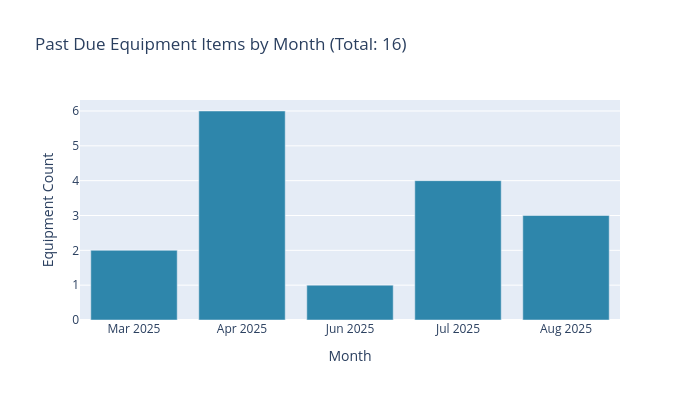

The cell this chart's notebook holds for it:
### Markdown cell above
## Step 5: Visualize Past Due Items by Month
Bar chart showing how many equipment items were past due each month.

### Code cell
import plotly.express as px

fig = px.bar(
    monthly,
    x='Month Label',
    y='Past Due Count',
    title='Past Due Equipment Items by Month (Total: 16)',
    labels={'Month Label': 'Month', 'Past Due Count': 'Equipment Count'},
    color_discrete_sequence=['#2E86AB']
)

fig.update_traces(
    hovertemplate='%{x}<br>Equipment Count: %{y}<extra></extra>'
)

fig.update_layout(
    xaxis_title='Month',
    yaxis_title='Equipment Count',
    width=700,
    height=400
)

fig.write_html('past_due_by_month.html')
fig.show()
print("Chart saved.")

### Figure 1 — Plotly figure (JSON) as saved in the notebook; plotly's stock layout.template omitted (floating-point values rounded to 4 significant figures)
{"data": [{"hovertemplate": "%{x}<br>Equipment Count: %{y}<extra></extra>", "legendgroup": "", "marker": {"color": "#2E86AB", "pattern": {"shape": ""}}, "name": "", "orientation": "v", "showlegend": false, "textposition": "auto", "type": "bar", "x": ["Mar 2025", "Apr 2025", "Jun 2025", "Jul 2025", "Aug 2025"], "xaxis": "x", "y": [2, 6, 1, 4, 3], "yaxis": "y"}], "layout": {"barmode": "relative", "height": 400, "legend": {"tracegroupgap": 0}, "title": {"text": "Past Due Equipment Items by Month (Total: 16)"}, "width": 700, "xaxis": {"anchor": "y", "domain": [0, 1], "title": {"text": "Month"}}, "yaxis": {"anchor": "x", "domain": [0, 1], "title": {"text": "Equipment Count"}}}}
